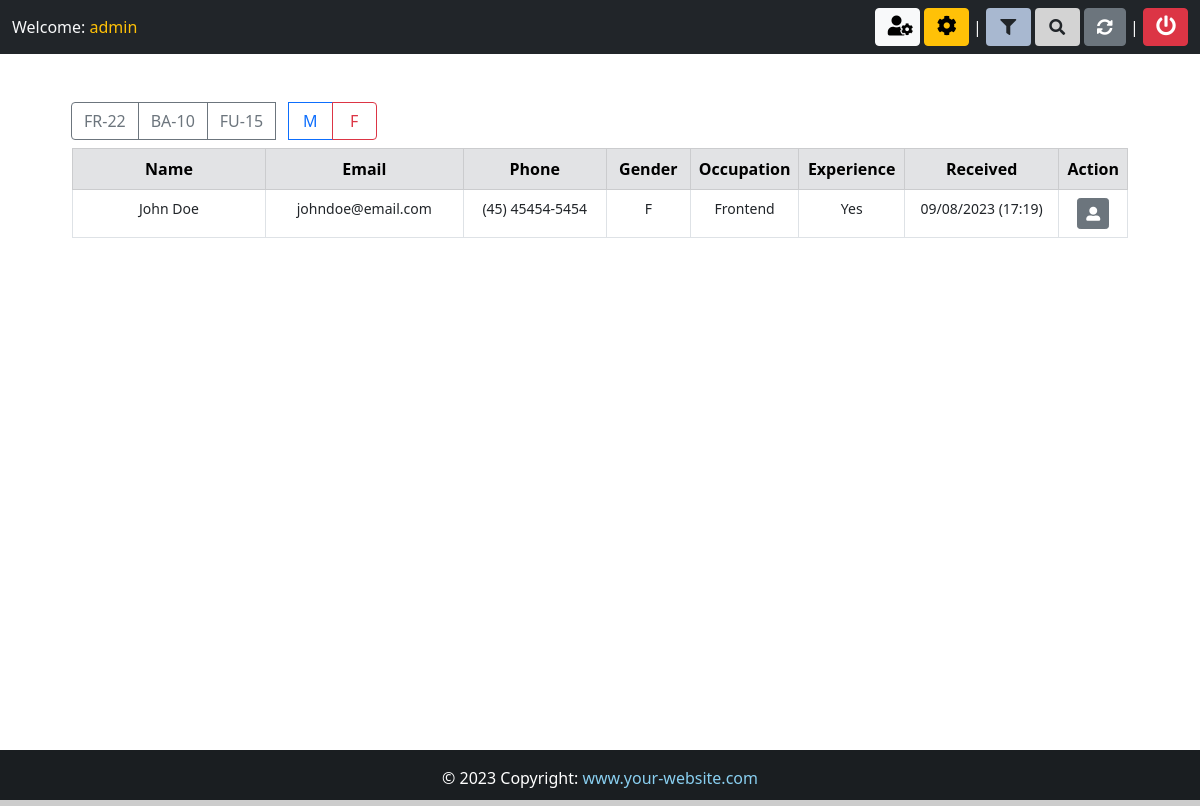
Page /backend (signed in) on the earlier database version.
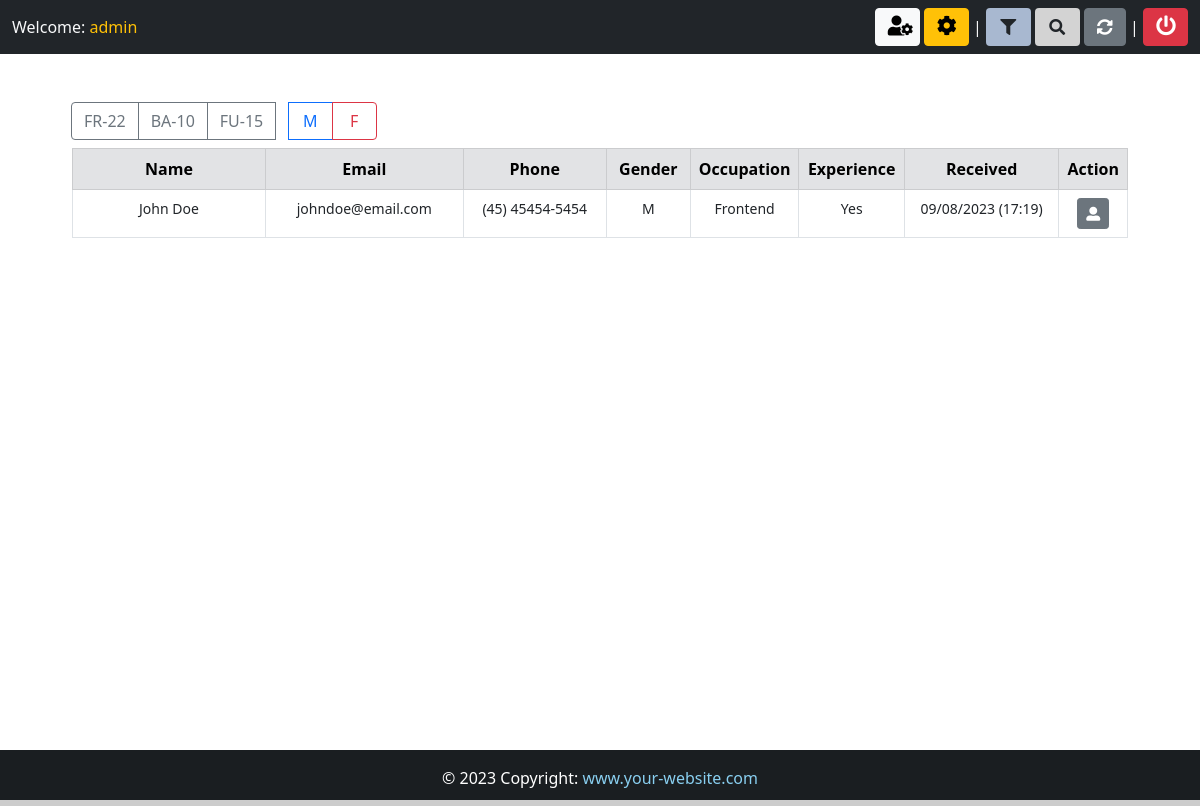
Same page on the later database version.
### App/models.py (models this page shows, shortened)
class Candidate(models.Model):
    firstname = models.CharField(max_length=50)
    lastname = models.CharField(max_length=50)
    job = models.CharField(max_length=5, verbose_name="Job Code")
    birth = models.DateField(
        auto_now=False, auto_now_add=False, verbose_name="Birthday"
    )
    phone = models.CharField(max_length=25)
    personality = models.CharField(max_length=50, null=True, choices=PERSONALITY)
    salary = models.CharField(max_length=50, verbose_name="Salary expectation")
    gender = models.CharField(max_length=10)
    experience = models.BooleanField(null=True)
    smoker = models.CharField(max_length=10, choices=SMOKER, default="")
    email = models.EmailField(max_length=50)
    message = models.TextField(verbose_name="Presentation")
    file = models.FileField(upload_to="resume", blank=True, verbose_name="Resume")
    image = models.ImageField(upload_to="photo", blank=True, verbose_name="Photo")
    created_at = models.DateTimeField(auto_now_add=True)
    situation = models.CharField(
        max_length=50, null=True, choices=SITUATION, default="Pending"
    )
    company_note = models.TextField(blank=True)
    frameworks = MultiSelectField(choices=FRAMEWORKS, max_length=50)
    languages = MultiSelectField(choices=LANGUAGES, max_length=50)
    databases = MultiSelectField(choices=DATABASES, max_length=50)
    libraries = MultiSelectField(choices=LIBRARIES, max_length=50)
    mobile = MultiSelectField(choices=MOBILE, max_length=50)
    others = MultiSelectField(choices=OTHERS, max_length=50)
    institution = models.CharField(max_length=50)
    course = models.CharField(max_length=50)
    started_course = models.DateField(auto_now=False, auto_now_add=False)
    finished_course = models.DateField(auto_now=False, auto_now_add=False)
    about_course = models.TextField()
    status_course = models.CharField(max_length=50, null=True, choices=STATUS_COURSE)
    company = models.CharField(max_length=50)
    position = models.CharField(max_length=50)
    started_job = models.DateField(auto_now=False, auto_now_add=False)
    finished_job = models.DateField(auto_now=False, auto_now_add=False)
    about_job = models.TextField()
    employed = models.BooleanField(null=True, verbose_name="I am employed")
    remote = models.BooleanField(null=True, verbose_name="I agree to work remotely")
    travel = models.BooleanField(null=True, verbose_name="I'm available for travel")

### App/views.py (the view, shortened to what this page needs)
# urls.py: path("backend", views.backend, name="backend"),
@login_required(login_url="login")
@cache_control(no_cache=True, must_revalidate=True, no_store=True)
def backend(request):
    if request.method == "POST":
        job = request.POST.get("job")
        gender = request.POST.get("gender")
        filter = Candidate.objects.filter(Q(job=job) | Q(gender=gender))
        context = {"candidates": filter}
        return render(request, "backend.html", context)  # NOTE: Breaks pagination
    else:
        all_candidate_list = Candidate.objects.all().order_by("-created_at")
    paginator = Paginator(all_candidate_list, 10)
    page = request.GET.get("page")
    all_candidate = paginator.get_page(page)
    context = {
        "candidates": all_candidate,
    }
    return render(request, "backend.html", context)

### App/templates/backend.html (shortened to what this page needs)
{% extends "base.html" %}
{% block nav-content %}
    <div class="collapse navbar-collapse mt-3 mt-md-3 mt-lg-0" id="navbarSupportedContent">
        <ul class="navbar-nav me-auto mb-2 mb-lg-0 align-middle">
            <li class="nav-item text-light">Welcome: <span class="text-warning">{{ user.get_username }}</span></li>
        </ul>
        <a href="#" class="btn btn-light my-btn2" title="Control Panel">
            <i class="fas fa-user-cog f-size2"></i>
        </a>
        <a href="{% url 'admin:index' %}" target="_blank" class="btn btn-warning ms-1 my-btn2" title="Admin">
            <i class="fas fa-cog f-size2"></i>
        </a>
        <span class="text-light">&nbsp;|&nbsp;</span>
        <button class="btn my-btn2" style="background-color: #a8b8d0;" title="Filter" data-bs-toggle="modal" data-bs-target="#filterModal">
            <i class="fas fa-filter"></i>
        </button>
        <button class="btn my-btn2 ms-1" style="background-color: #d3d3d3;" title="Search" data-bs-toggle="modal" data-bs-target="#searchModal">
            <i class="fas fa-search"></i>
        </button>
        <a href="{% url 'backend' %}" class="btn btn-secondary ms-1" title="Refresh">
            <i class="fas fa-sync-alt"></i>
        </a>
        <span class="text-light">&nbsp;|&nbsp;</span>
        <a href="{% url 'logout' %}" class="btn btn-danger my-btn2" title="Logout" data-bs-toggle="modal" data-bs-target="#logoutModal">
            <i class="fas fa-power-off f-size2"></i>
        </a>
    </div>
{% endblock nav-content %}
{% block content %}
<div class="container" style="width: 90%;">
    <form method="POST" class="mt-5 mb-2">
        <div class="btn-group wd-100" role="group" aria-label="Basic radio toggle button group">
            <label {% if request.POST.job == 'FR-22' %} class="btn btn-secondary" {% else %} class="btn btn-outline-secondary" {% endif %} for="btnradio1">FR-22</label>
            <label {% if request.POST.job == 'BA-10' %} class="btn btn-secondary" {% else %} class="btn btn-outline-secondary" {% endif %} for="btnradio2">BA-10</label>
            <label {% if request.POST.job == 'FU-15' %} class="btn btn-secondary" {% else %} class="btn btn-outline-secondary" {% endif %} for="btnradio3">FU-15</label>
            <label {% if request.POST.gender == 'M' %} class="btn btn-primary my-btn2" {% else %} class="btn btn-outline-primary my-btn2" {% endif %} for="btnradio4">M</label>
            <label {% if request.POST.gender == 'F' %} class="btn btn-danger my-btn2" {% else %} class="btn btn-outline-danger my-btn2" {% endif %} for="btnradio5">F</label>
        </div>
    </form>
    <table class="table table-bordered text-center">
        <thead class="table-secondary">
            <tr>
                <th style="width: 19%;">Name</th>
                <th style="width: 19%;">Email</th>
                <th style="width: 14%;">Phone</th>
                <th style="width: 8%;">Gender</th>
                <th style="width: 10%;">Occupation</th>
                <th style="width: 10%;">Experience</th>
                <th style="width: 15%;">Received</th>
                <th colspan="2" style="width: 5%;">Action</th>
            </tr>
        </thead>
        <tbody style="font-size: 14px;">
            {% for data in candidates %}
            <tr>
                <td id="top-border" label="Name">{{ data.firstname }} {{ data.lastname }}</td>
                <td id="sm-border" label="Email">{{ data.email }}</td>
                <td id="sm-border" label="Phone">{{ data.phone }}</td>
                <td id="sm-border" label="Gender">{{ data.gender }}</td>
                {% if data.job == "FR-22" %}
                    <td id="sm-border" label="Occupation">Frontend</td>
                {% elif data.job == "BA-10" %}
                    <td id="sm-border" label="Occupation">Backend</td>
                {% else %}
                    <td id="sm-border" label="Occupation">Fullstack</td>
                {% endif %}
                {% if data.experience == False %}
                    <td id="sm-border" label="Experience"><span class="text-danger">No</span></td>
                {% else %}
                    <td id="sm-border" label="Experience">Yes</td>
                {% endif %}
                <td id="sm-border" label="Received">{{ data.created_at|date:"m/d/Y (H:i)" }}</td>
                <td>
                    <a href="{% url 'candidate' data.id %}" class="btn btn-secondary mt-btn2 btn-sm" title="View candidate">
                        <i class="fas fa-user-alt"></i>
                    </a>
                </td>
                {% empty %}
                <td colspan="8" class="text-danger"><strong>No records found</strong></td>
            </tr>
            {% endfor %}
        </tbody>
    </table>
    <br><br><br>
</div>
{% endblock %}

### App/templates/base.html (shortened to what this page needs)
{% load static %}
<!DOCTYPE html>
<html lang="en">
<head>
    <link href="https://cdn.jsdelivr.net/npm/bootstrap@5.0.2/dist/css/bootstrap.min.css" rel="stylesheet">
    <link rel="stylesheet" href="https://use.fontawesome.com/releases/v5.15.4/css/all.css">
    <link href={% static "css/style.css" %} rel="stylesheet">
</head>
<body>
    <div class="wrapper">
      <header>
        <nav  class="navbar navbar-expand-lg navbar-dark {% block navbar %} bg-dark {% endblock %}">
          <div class="container-fluid">
            {% block nav-content %}{% endblock nav-content %}
          </div>
        </nav>
      </header>
      {% block content %} {% endblock content %}
    </div>
    <footer class="bg-dark text-center text-lg-start" id="footer" style="color: #fff;">
      <div class="text-center p-3" style="background-color: rgba(0, 0, 0, 0.2);">
          &copy; {% now "Y" %} Copyright:
          <a class="text-light" href="#" style="text-decoration: none;">
              <span {% block footer %} style="color: #89cff0;" {% endblock footer %}>www.your-website.com</span>
          </a>
      </div>
    </footer>
</body>
</html>

### App/templates/modals/filter.html (shortened to what this page needs)
{% extends 'modals/baseModal.html' %}

### App/templates/modals/search.html (shortened to what this page needs)
{% extends 'modals/baseModal.html' %}

### App/templates/modals/logout.html (shortened to what this page needs)
{% extends 'modals/baseModal.html' %}

### App/static/css/style.css (style rules this page uses)
html, body { height: 100%; margin: 0; max-width: 100%; }
.wrapper { min-height: 100%; margin-bottom: -50px; }
#footer, .push { height: 50px; }
.my-btn2 { width: 45px; }
a { text-decoration: none; }
.f-size2 { font-size: 20px; }

Differences in the rows shown:
changed Candidate "John": gender "F" → "M"
